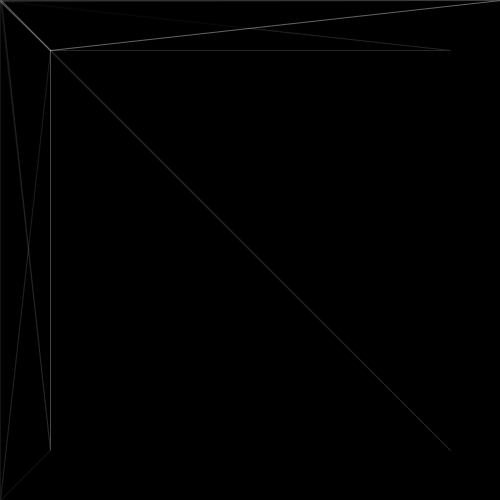
Frame 1 (no input)
Frame 60 (the mouse pressed at the canvas centre just before this capture): identical to frame 1, image omitted
Frame 120 (the mouse held since frame 60 and released just before this capture): identical to frame 1, image omitted

The Processing sketch that drew this single still picture (run headless with seeded random() and noise(); from frame 60 on, the mouse is pressed at the canvas centre):

// Processing sketch: processing_164449
// ── processing_164449.pde

float a = 0;
float b = 0;
float c = 0;
void setup() {
size(500, 500);
stroke(255,20);
}
void draw() {
background(key*.5,0,key/2);
if (keyPressed == true) {
if ((key >= 32) && (key <= 126)) {
a = map(key, 32, 126, 0, 250);
b = map(key, 32, 126, 0, 500);
c = map(key, 32, 126, 0, 10);
}
}
fill(a/2,a/1.3,a*.99,50);
beginShape(TRIANGLE_FAN);
vertex(50, 50);
//vertex(pow(2,c),c/10);
vertex(b/2, pow(2,c));
vertex(450,50);
vertex(0,0);
vertex(500,0);
vertex(b/2, pow(2,c));
//vertex(pow(2,c),c/10);
vertex(b/5,b);
vertex(pow(2,c), b/2);
vertex(450,450);
vertex(c/10,pow(2,c));
vertex(50,450);
vertex(pow(2,c), b/2);
vertex(500,0);
vertex(50, 50);
//vertex(pow(2,c),c/10);
vertex(b/2, pow(2,c));
vertex(b/2, pow(2,c));
vertex(0,500);
//vertex(c/10,pow(2,c));
vertex(50,450);
vertex(pow(2,c), b/2);
vertex(500,0);
vertex(b/2, pow(2,c));
//vertex(pow(2,c),c/10);
endShape(CLOSE);
}
